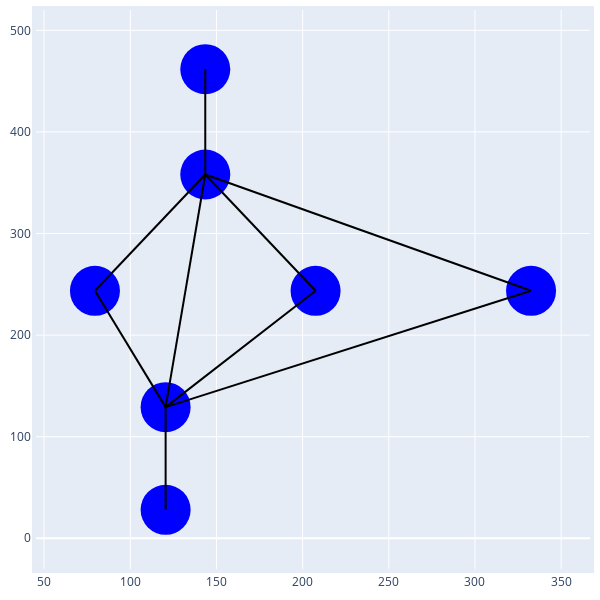

The notebook cell this image was saved under:
### Code cell
import pydot
import plotly.graph_objects as go

# Read the DOT string from file
with open('temp/graph_viz.dot') as f:
    dot_string = f.read()

# Parse the DOT string into a Pydot graph object
dot_graph = pydot.graph_from_dot_data(dot_string)[0]

# Create a Plotly graph object
fig = go.Figure()

# Add nodes to the Plotly graph object
for node in dot_graph.get_nodes():
    node_name = node.get_name()
    node_pos = node.get_pos()
    if node_pos is not None:
        node_pos = node_pos[1:-1].split(",")
        fig.add_trace(go.Scatter(x=[float(node_pos[0])],
                                  y=[float(node_pos[1])],
                                  mode="markers",
                                  marker=dict(size=50, color="blue"),
                                  text=node_name,
                                  hoverinfo="text"))

# Add edges to the Plotly graph object
for edge in dot_graph.get_edges():
    src_node_name = edge.get_source()
    dst_node_name = edge.get_destination()
    src_node = dot_graph.get_node(src_node_name)[0]
    dst_node = dot_graph.get_node(dst_node_name)[0]
    src_pos = src_node.get_pos()
    dst_pos = dst_node.get_pos()
    if src_pos is not None and dst_pos is not None:
        src_pos = src_pos[1:-1].split(",")
        dst_pos = dst_pos[1:-1].split(",")
        fig.add_trace(go.Scatter(x=[float(src_pos[0]), float(dst_pos[0])],
                                  y=[float(src_pos[1]), float(dst_pos[1])],
                                  mode="lines",
                                  line=dict(width=2, color="black")))

# Define the click event handler
def on_node_click(trace, points, state):
    if points.point_inds:
        node_index = points.point_inds[0]
        node_text = fig.data[0].text[node_index]
        print(f"Clicked on node {node_text}")
        # Display additional information about the node here

# Add the click event handler to the Plotly graph object
fig.data[0].on_click(on_node_click)

# Configure the layout of the Plotly graph object
fig.update_layout(showlegend=False,
                  width=600,
                  height=600,
                  margin=dict(l=10, r=10, b=10, t=10, pad=4))

# Show the Plotly graph object
fig.show()

### Figure 1 — Plotly figure (JSON) as saved in the notebook; plotly's stock layout.template omitted (floating-point values rounded to 4 significant figures)
{"data": [{"hoverinfo": "text", "marker": {"color": "blue", "size": 50}, "mode": "markers", "text": "a", "type": "scatter", "x": [143.5], "y": [358.1]}, {"hoverinfo": "text", "marker": {"color": "blue", "size": 50}, "mode": "markers", "text": "e", "type": "scatter", "x": [120.5], "y": [129.1]}, {"hoverinfo": "text", "marker": {"color": "blue", "size": 50}, "mode": "markers", "text": "b", "type": "scatter", "x": [79.52], "y": [243.6]}, {"hoverinfo": "text", "marker": {"color": "blue", "size": 50}, "mode": "markers", "text": "c", "type": "scatter", "x": [207.5], "y": [243.6]}, {"hoverinfo": "text", "marker": {"color": "blue", "size": 50}, "mode": "markers", "text": "d", "type": "scatter", "x": [332.5], "y": [243.6]}, {"hoverinfo": "text", "marker": {"color": "blue", "size": 50}, "mode": "markers", "text": "end", "type": "scatter", "x": [120.5], "y": [28.05]}, {"hoverinfo": "text", "marker": {"color": "blue", "size": 50}, "mode": "markers", "text": "start", "type": "scatter", "x": [143.5], "y": [461.7]}, {"line": {"color": "black", "width": 2}, "mode": "lines", "type": "scatter", "x": [143.5, 120.5], "y": [358.1, 129.1]}, {"line": {"color": "black", "width": 2}, "mode": "lines", "type": "scatter", "x": [143.5, 79.52], "y": [358.1, 243.6]}, {"line": {"color": "black", "width": 2}, "mode": "lines", "type": "scatter", "x": [143.5, 207.5], "y": [358.1, 243.6]}, {"line": {"color": "black", "width": 2}, "mode": "lines", "type": "scatter", "x": [143.5, 332.5], "y": [358.1, 243.6]}, {"line": {"color": "black", "width": 2}, "mode": "lines", "type": "scatter", "x": [120.5, 120.5], "y": [129.1, 28.05]}, {"line": {"color": "black", "width": 2}, "mode": "lines", "type": "scatter", "x": [79.52, 120.5], "y": [243.6, 129.1]}, {"line": {"color": "black", "width": 2}, "mode": "lines", "type": "scatter", "x": [207.5, 120.5], "y": [243.6, 129.1]}, {"line": {"color": "black", "width": 2}, "mode": "lines", "type": "scatter", "x": [332.5, 120.5], "y": [243.6, 129.1]}, {"line": {"color": "black", "width": 2}, "mode": "lines", "type": "scatter", "x": [332.5, 332.5], "y": [243.6, 243.6]}, {"line": {"color": "black", "width": 2}, "mode": "lines", "type": "scatter", "x": [143.5, 143.5], "y": [461.7, 358.1]}], "layout": {"height": 600, "margin": {"b": 10, "l": 10, "pad": 4, "r": 10, "t": 10}, "showlegend": false, "width": 600}}
